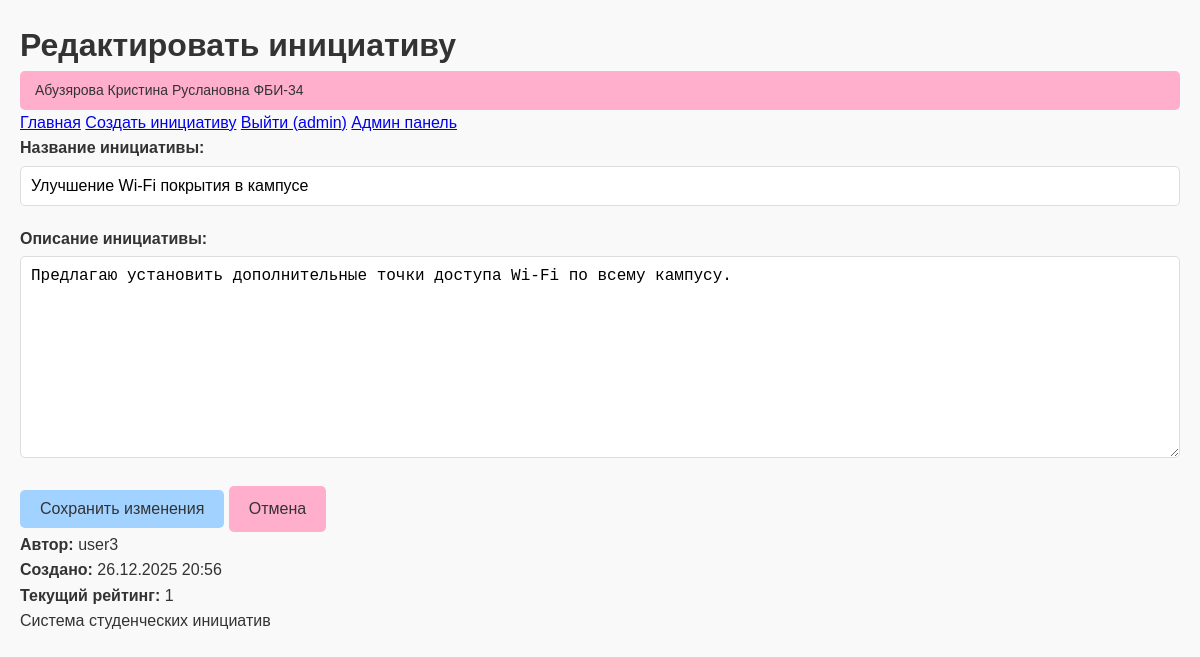
Screenshot of /edit/11 (signed in) with the database file from the repository.
### app.py (models this page shows, shortened)
class User(db.Model):
    id = db.Column(db.Integer, primary_key=True)
    username = db.Column(db.String(80), unique=True, nullable=False)
    password_hash = db.Column(db.String(200), nullable=False)
    is_admin = db.Column(db.Boolean, default=False)
    created_at = db.Column(db.DateTime, default=datetime.utcnow)

class Initiative(db.Model):
    id = db.Column(db.Integer, primary_key=True)
    title = db.Column(db.String(200), nullable=False)
    content = db.Column(db.Text, nullable=False)
    created_at = db.Column(db.DateTime, default=datetime.utcnow)
    score = db.Column(db.Integer, default=0)
    user_id = db.Column(db.Integer, db.ForeignKey('user.id'), nullable=False)
    author = db.relationship('User', backref='initiatives')

### app.py (the view, shortened to what this page needs)
@app.route('/edit/<int:initiative_id>', methods=['GET', 'POST'])
def edit_initiative(initiative_id):
    current_user = get_current_user()
    if not current_user:
        flash('Для редактирования нужно войти в систему', 'error')
        return redirect(url_for('login'))
    initiative = Initiative.query.get_or_404(initiative_id)
    if current_user.id != initiative.user_id and not current_user.is_admin:
        flash('Вы не можете редактировать эту инициативу', 'error')
        return redirect(url_for('index'))
    return render_template('edit.html',
                         initiative=initiative,
                         student_info=STUDENT_INFO,
                         current_user=current_user)

### app.py (called while the page is built)
def get_current_user():
    if 'user_id' in session:
        return User.query.get(session['user_id'])
    return None

### templates/edit.html (shortened to what this page needs)
<!DOCTYPE html>
<html lang="ru">
<head>
    <link rel="stylesheet" href="{{ url_for('static', filename='css/style.css') }}">
</head>
<body>
    <div class="container">
        <header>
            <h1>Редактировать инициативу</h1>
            <div class="student-info">
                {{ student_info.name }}
            </div>
            <nav>
                <a href="{{ url_for('index') }}">Главная</a>
                {% if current_user %}
                    <a href="{{ url_for('create') }}">Создать инициативу</a>
                    <a href="{{ url_for('logout') }}">Выйти ({{ current_user.username }})</a>
                    {% if current_user.is_admin %}
                        <a href="{{ url_for('admin') }}">Админ панель</a>
                    {% endif %}
                {% else %}
                    <a href="{{ url_for('login') }}">Войти</a>
                    <a href="{{ url_for('register') }}">Регистрация</a>
                {% endif %}
            </nav>
        </header>
        <main>
            <form method="POST" class="create-form">
                <div class="form-group">
                    <label for="title">Название инициативы:</label>
                    <input type="text" id="title" name="title" value="{{ initiative.title }}" required>
                </div>
                <div class="form-group">
                    <label for="content">Описание инициативы:</label>
                    <textarea id="content" name="content" rows="10" required>{{ initiative.content }}</textarea>
                </div>
                <div class="form-buttons">
                    <button type="submit" class="btn btn-primary">Сохранить изменения</button>
                    <a href="{{ url_for('index') }}" class="btn btn-secondary">Отмена</a>
                </div>
            </form>
            <div class="info-box">
                <p><strong>Автор:</strong> {{ initiative.author.username }}</p>
                <p><strong>Создано:</strong> {{ initiative.created_at.strftime('%d.%m.%Y %H:%M') }}</p>
                <p><strong>Текущий рейтинг:</strong> {{ initiative.score }}</p>
            </div>
        </main>
        <footer>
            <p>Система студенческих инициатив</p>
        </footer>
    </div>
</body>
</html>

### static/css/style.css (style rules this page uses)
* { margin: 0; padding: 0; box-sizing: border-box; }
body { font-family: Arial, sans-serif; line-height: 1.6; color: #333; background-color: #f9f9f9; padding: 20px; }
.container { max-width: 1200px; margin: 0 auto; }
.student-info { background: #ffafcc; padding: 8px 15px; border-radius: 5px; color: #333; font-size: 14px; }
.btn { display: inline-block; padding: 10px 20px; background: #ffafcc; color: #333; text-decoration: none; border: none; border-radius: 5px; cursor: pointer; font-size: 16px; }
.btn-primary { background: #a2d2ff; }
.form-group { margin-bottom: 20px; }
.form-group label { display: block; margin-bottom: 5px; font-weight: bold; }
.form-group input, .form-group textarea { width: 100%; padding: 10px; border: 1px solid #ddd; border-radius: 5px; font-size: 16px; }

### rows the page displays
User: username "admin"
Initiative: title "Улучшение Wi-Fi покрытия в кампусе", content "Предлагаю установить дополнительные точки доступа Wi-Fi по всему кампусу.", created_at "26.12.2025 20:56", score "1"
User: author.username "user3"

### other values shown
{{ student_info.name }} "Абузярова Кристина Руслановна ФБИ-34"
